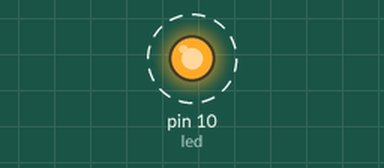
The sketch below on a simulated Arduino Uno, built with avr-gcc and run on an emulated ATmega328P. Shown: output pins drawn as LEDs (lit = HIGH). Dashed ring = blinking. What the sketch prints to the serial monitor is not drawn.

Above: at 0.5 s.
Timing chart, 0 to 4.6 s (numbered marks = the images above):
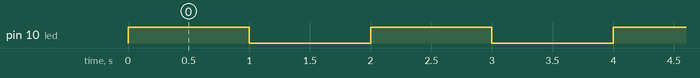

The sketch:

LED.ino
```cpp
int led = 10;
#define led 10

void setup() {

  // put your setup code here, to run once:
  Serial.begin(9600);
  pinMode(led,OUTPUT);
}

void loop() {
  // put your main code here, to run repeatedly:
  while(true){
  digitalWrite(led,HIGH);
  Serial.println("Led on");
  delay(1000);
  digitalWrite(led,LOW);
  Serial.println("Led off");
  delay(1000);
    }
}
```

Measured:
- by itself, pin 10 (led): alternates HIGH for 1.0 s and LOW for 1.0 s
